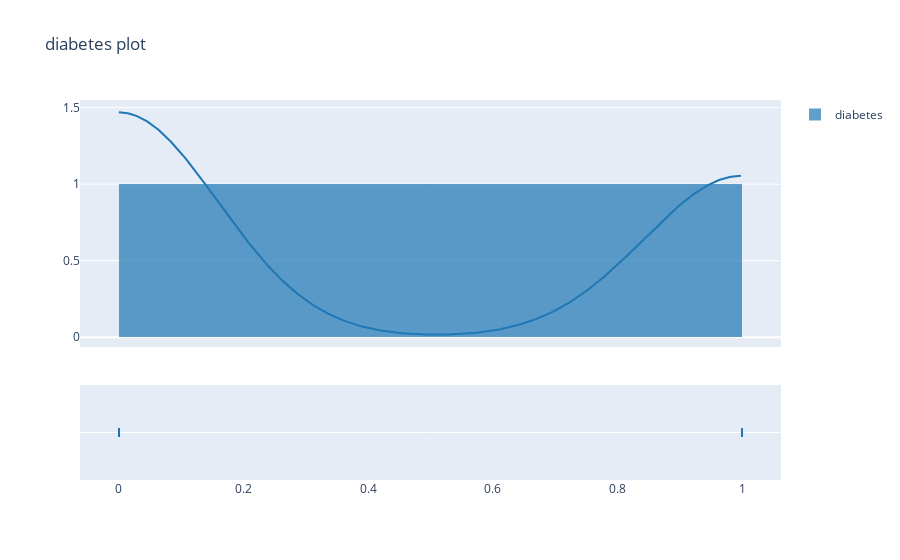

Notebook source saved alongside this figure:
### Code cell
dia_data = [data["diabetes"].values]
dia_labels = ['diabetes']

fig = ff.create_distplot(dia_data, dia_labels)
fig.update_layout(title_text='diabetes plot')

fig.show()

### Figure 1 — Plotly figure (JSON) as saved in the notebook; plotly's stock layout.template omitted (floating-point values rounded to 4 significant figures; data arrays with more than 128 entries replaced by an {"elided": "..."} marker saying what was removed)
{"data": [{"autobinx": false, "histnorm": "probability density", "legendgroup": "diabetes", "marker": {"color": "rgb(31, 119, 180)"}, "name": "diabetes", "opacity": 0.7, "type": "histogram", "x": {"elided": "299 int values"}, "xaxis": "x", "xbins": {"end": 1, "size": 1, "start": 0}, "yaxis": "y"}, {"legendgroup": "diabetes", "marker": {"color": "rgb(31, 119, 180)"}, "mode": "lines", "name": "diabetes", "showlegend": false, "type": "scatter", "x": {"elided": "500 float values"}, "xaxis": "x", "y": {"elided": "500 float values"}, "yaxis": "y"}, {"legendgroup": "diabetes", "marker": {"color": "rgb(31, 119, 180)", "symbol": "line-ns-open"}, "mode": "markers", "name": "diabetes", "showlegend": false, "type": "scatter", "x": {"elided": "299 int values"}, "xaxis": "x", "y": {"elided": "299 str values"}, "yaxis": "y2"}], "layout": {"barmode": "overlay", "hovermode": "closest", "legend": {"traceorder": "reversed"}, "title": {"text": "diabetes plot"}, "xaxis": {"anchor": "y2", "domain": [0, 1], "zeroline": false}, "yaxis": {"anchor": "free", "domain": [0.35, 1], "position": 0}, "yaxis2": {"anchor": "x", "domain": [0, 0.25], "dtick": 1, "showticklabels": false}}}
